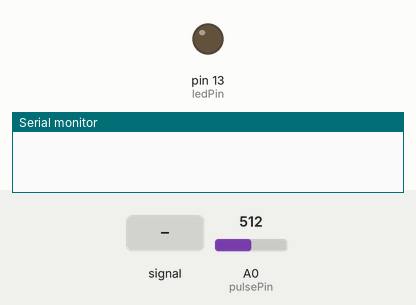
Recording of a sketch running on a simulated Arduino Uno, built with avr-gcc and run on an emulated ATmega328P. On the bench: output pins drawn as LEDs (lit = HIGH), the last lines printed to the serial monitor. Dashed ring = blinking. The inputs (shaded band) are chosen by the test bench; at power-on: A0 (pulsePin) = 512.

Above: at 1.2 s.
1.3 s: A0 (pulsePin) fed a 200 Hz sine of ±255 counts around its level
At 1.45 s:
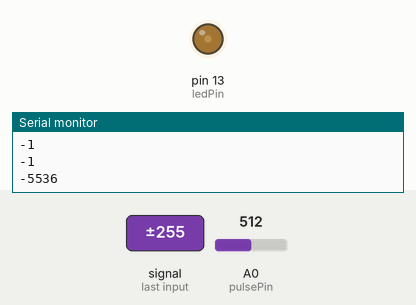
4.3 s: A0 (pulsePin) set to 710
5.8 s: A0 (pulsePin) fed a 2 Hz sine of ±306 counts around its level
At 6.12 s:
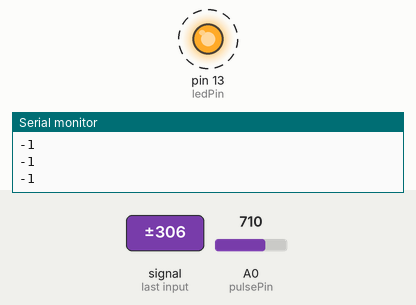
8.8 s: A0 (pulsePin) set to 716
10.3 s: A0 (pulsePin) set to 683
At 11.5 s:
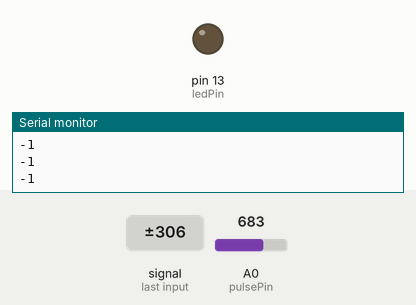
11.8 s: A0 (pulsePin) set to 900
At 12.7 s:
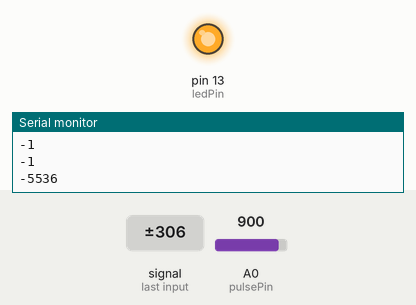
Timing chart, 0 to 14.3 s (numbered marks = the images above; inputs shaded):
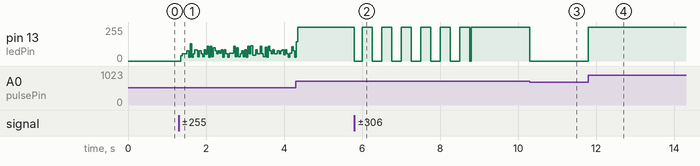

The sketch:

pulse_sensor.ino
```cpp
const int pulsePin = A0; // Pulse sensor is connected to analog pin A0
const int ledPin = 13;   // LED is connected to digital pin 13

int pulseLevel; // Variable to store the pulse sensor value
int ledLevel;   // Variable to store the LED value

unsigned long time;  // Variable to store the time
unsigned long mdelay; // Variable to store the delay between beats

void setup() {
  // Initialize the serial port
  Serial.begin(9600);

  // Set the LED pin as an output
  pinMode(ledPin, OUTPUT);
}

void loop() {
  // Read the pulse sensor value
  pulseLevel = analogRead(pulsePin);

  // If the pulse sensor value is above a certain threshold...
  if (pulseLevel > 700) {
    // Turn on the LED
    ledLevel = HIGH;

    // Calculate the delay between beats
    mdelay = millis() - time;

    // Calculate the beats per minute
    int bpm = 60000 / mdelay;

    // Send the BPM value to the serial port
    Serial.println(bpm);

    // Update the time
    time = millis();
  } else {
    // Turn off the LED
    ledLevel = LOW;
  }

  // Update the LED
  digitalWrite(ledPin, ledLevel);

}
```

Measured:
- the behaviour switches between 701 and 700 on A0 (pulsePin) (found by bisection; images 2 and 3)
- after the input at 5.8 s, pin 13 (ledPin): alternates 255/255 for 0.26 s and 0/255 for 0.24 s, starting at once
- after the input at 10.3 s, pin 13 (ledPin): 255/255 → 0/255 at once
- after the input at 11.8 s, pin 13 (ledPin): 0/255 → 255/255 at once
